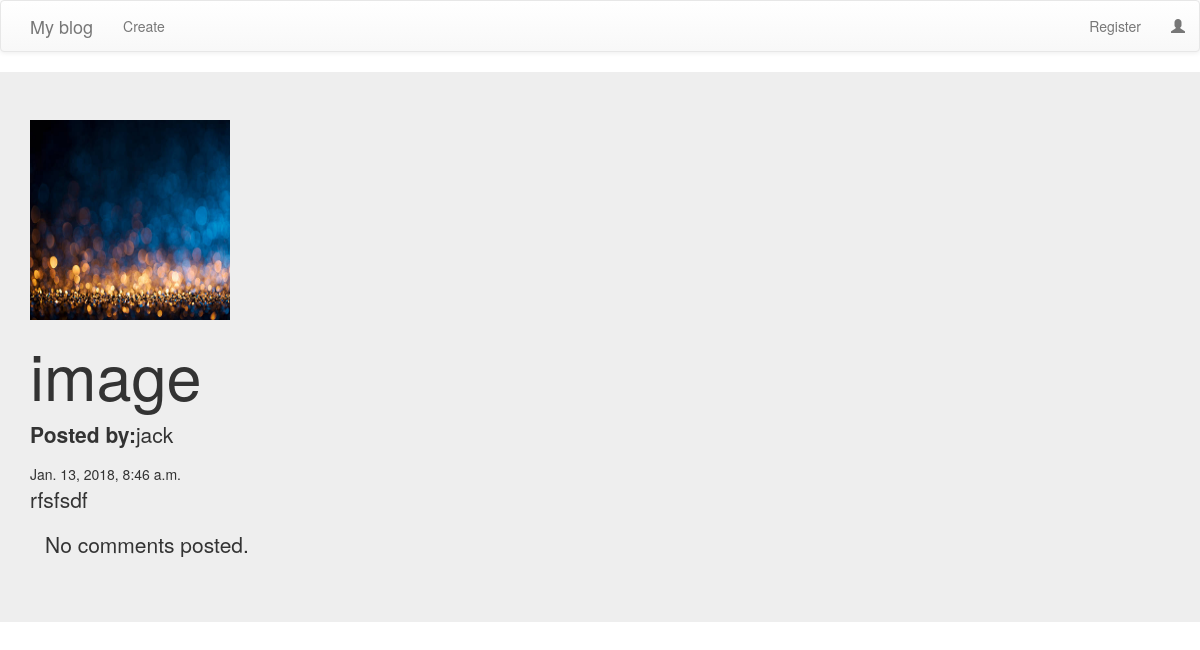
The app's page /blog/detail/15 with its own data.
### myblog/models.py (models this page shows, shortened)
class Post(models.Model):
    author = models.CharField(max_length=128)
    title = models.CharField(max_length=256)
    text = models.TextField()
    created_date = models.DateTimeField(default=timezone.now)
    published_date = models.DateTimeField(blank=True, null=True)
    image = models.ImageField(blank=True,default='1.jpg')

### myblog/views.py (the view)
# urls.py: url(r'^detail/(?P<pk>\d+)$',views.PostDetailView.as_view(),name="post_detail"),
class PostDetailView(DetailView):
    model = Post
    template_name = 'myblog/post_detail.html'

### myblog/templates/myblog/post_detail.html
{% extends 'myblog/base_html.html' %}
{% block body_block %}
<div class="jumbotron">
  <div class="container">
    <div class="post">
      <img src="{{ post.image.url }}" alt="una" style="width: 200px; height: 200px;">
    </div>
    <h1 class='posttitle loader'>{{ post.title }}</h1>
    <p><strong>Posted by:</strong>{{ post.author }}</p>
    {% if post.published_date %}
        <div class="date postdate">
            {{ post.published_date }}
        </div>
    {% else %}
        <a class="btn btn-default" href="{% url 'myblog:post_publish' pk=post.pk %}">Publish</a>
    {% endif %}
    <p class='postcontent' >{{ post.text|safe|linebreaksbr }}</p>
    <div class="container">
    {% for comment in post.comments.all %}
    <br>
    {% if user.is_authenticated or comment.approved_comment %}
          {{ comment.created_date }}
      <p>{{ comment.text|safe|linebreaks }}</p>
      <p>Posted by: <strong>{{ comment.author }}</strong></p>
    {% endif %}
    {% empty %}
    <p>No comments posted.</p>
    {% endfor %}
    </div>
  </div>
</div>
{% endblock %}

### records on screen
Post: image (picture), title "image", author "jack", published_date "Jan. 13, 2018, 8:46 a.m.", text "rfsfsdf"
